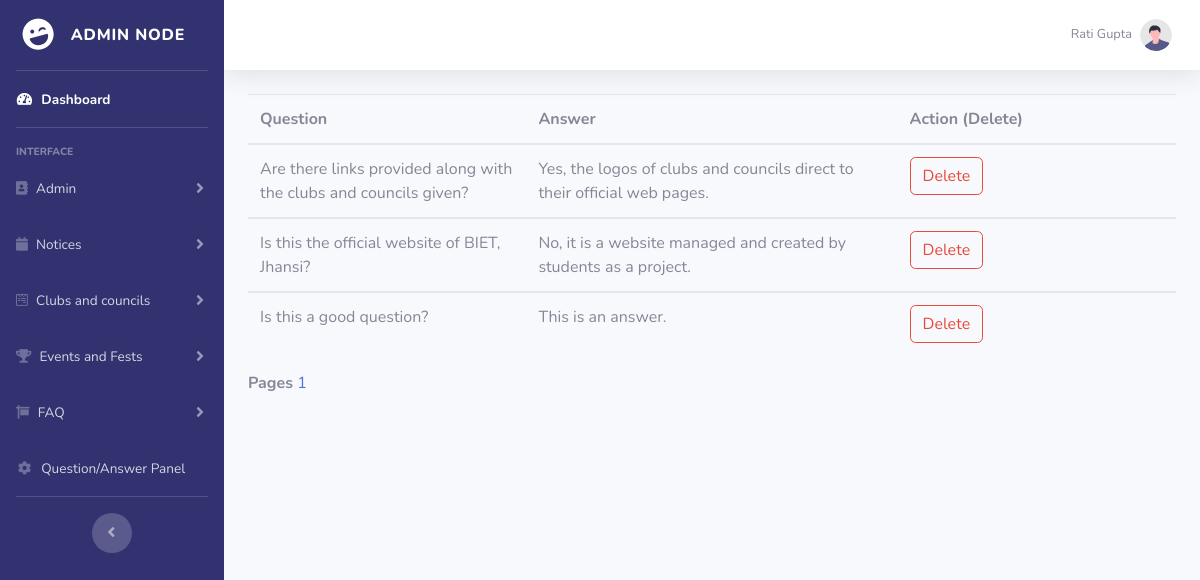
Page /view_faq.php (signed in) on the committed database.
### tables this page shows
CREATE TABLE `faq` (
  `faq_id` int(11) NOT NULL,
  `question` varchar(255) NOT NULL,
  `answer` varchar(1200) NOT NULL
);

### view_faq.php (the view, shortened to what this page needs)
<!DOCTYPE html>
<html lang="en" dir="ltr">
<head>
    <link href="vendor/fontawesome-free/css/all.min.css" rel="stylesheet" type="text/css">
    <link href="css/sb-admin-2.min.css" rel="stylesheet">
</head>
<body id="page-top">
<div id="wrapper">
    <?php
        include 'include/sidebar.php'
    ?>
    <div id="content-wrapper" class="d-flex flex-column">
        <div id="content">
            <?php
                include 'include/topbar.php'
            ?>
<div class="container-fluid">
                           <?php
$con = mysqli_connect("localhost", "root", "");
mysqli_select_db($con, "campus_cauldron");
if (isset($_GET["page"])) { $page = $_GET["page"]; } else { $page=1; };
$start_from = ($page-1) * 20;
$sql = "select * from faq ORDER BY faq_id DESC LIMIT $start_from, 20";
$rs_result = mysqli_query ($con,$sql);
?>
                              <table class="table">
<thead>
                                        <tr>
											<th width="30%">Question</th>
                                            <th width="40%">Answer</th>
											<th  width="30%">Action (Delete)</th>
                                        </tr>
                                    </thead>
<?php
while ($row = mysqli_fetch_assoc($rs_result)) {
?>
<tbody>
                                        <tr>
                                            <td> <?php echo $row["question"]; ?> </td>
											<td><?php echo $row["answer"]; ?></td>
                      <td><a class="btn btn-outline-danger" href='faqdelete.php?key1=<?php echo $row["faq_id"]; ?>'>Delete</a>
                      </td>
                                        </tr>
										</tbody>
<?php
};
?>
</table>
<strong>Pages  </strong>
<?php
$sql = "SELECT COUNT(question) FROM faq";
$rs_result = mysqli_query($con,$sql);
$row = mysqli_fetch_row($rs_result);
$total_records = $row[0];
$total_pages = ceil($total_records / 20);
for ($i=1; $i<=$total_pages; $i++) {
echo "<a href='viewuser.php?page=".$i."' class='navigation_item selected_navigation_item'>".$i."</a> ";
};
?>
</div>
</body>
</html>

### rows in the picture
faq: question "Are there links provided along with the clubs and councils given?", answer "Yes, the logos of clubs and councils direct to their official web pages."
faq: question "Is this the official website of BIET, Jhansi?", answer "No, it is a website managed and created by students as a project."
faq: question "Is this a good question?", answer "This is an answer."

### other values in the picture
$_SESSION['username'] "Rati Gupta"
